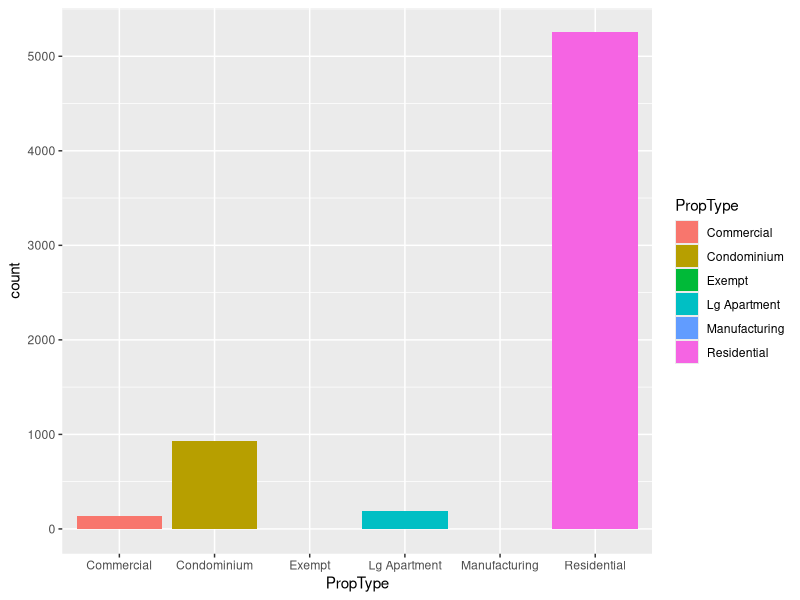
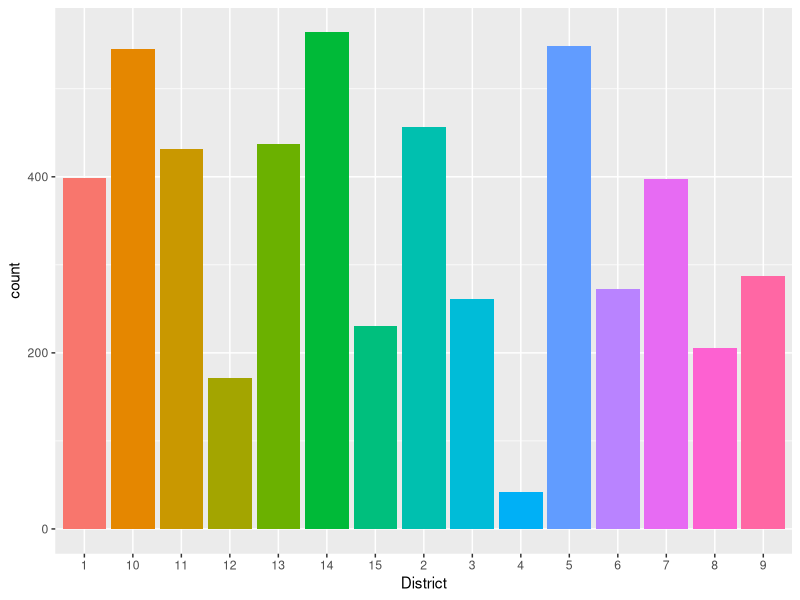
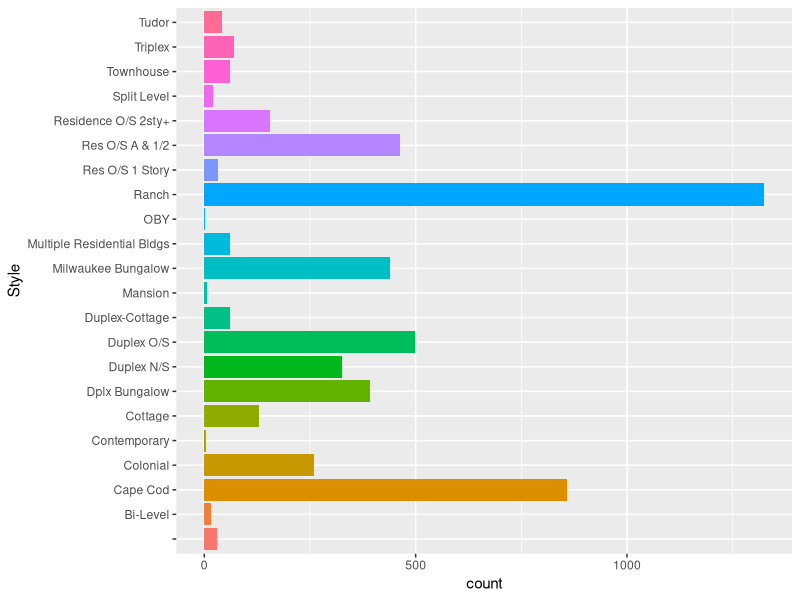
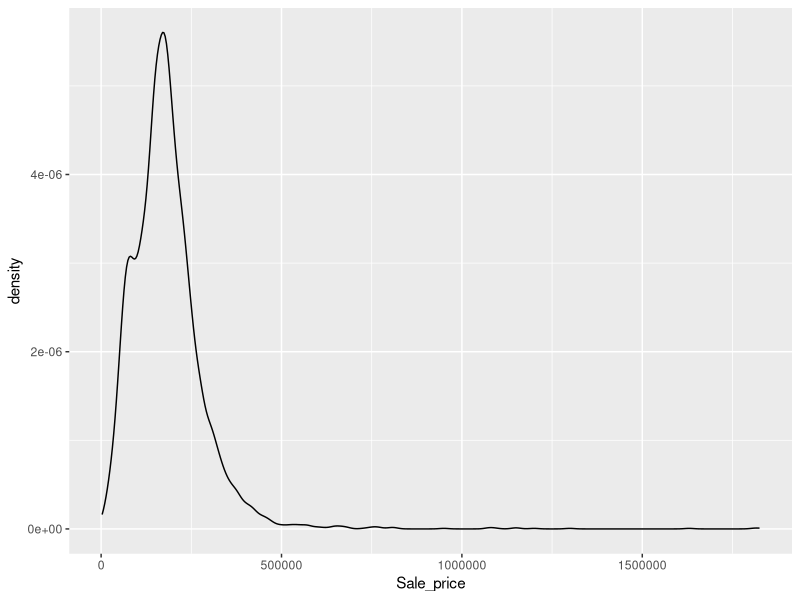
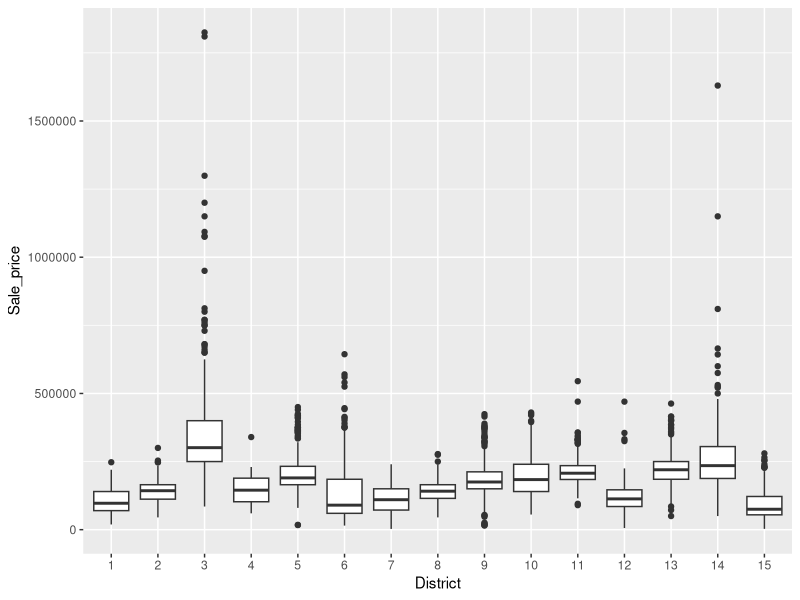
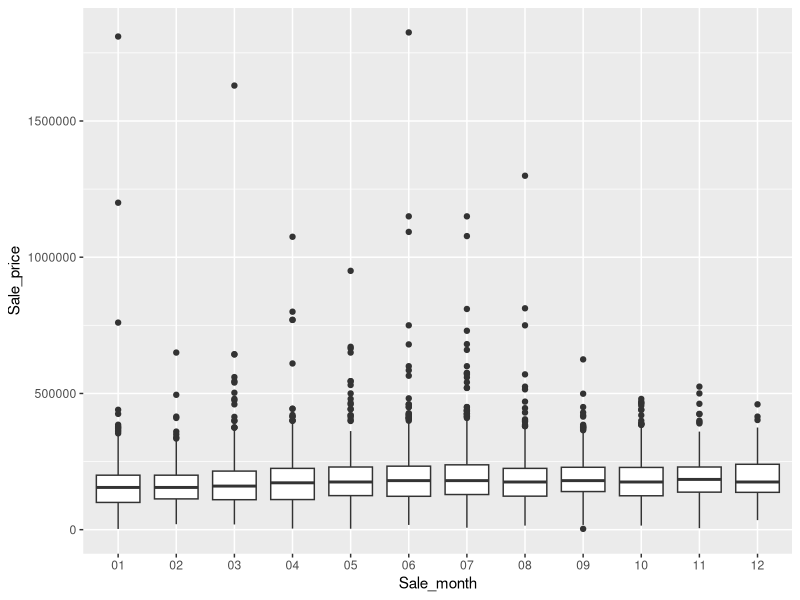
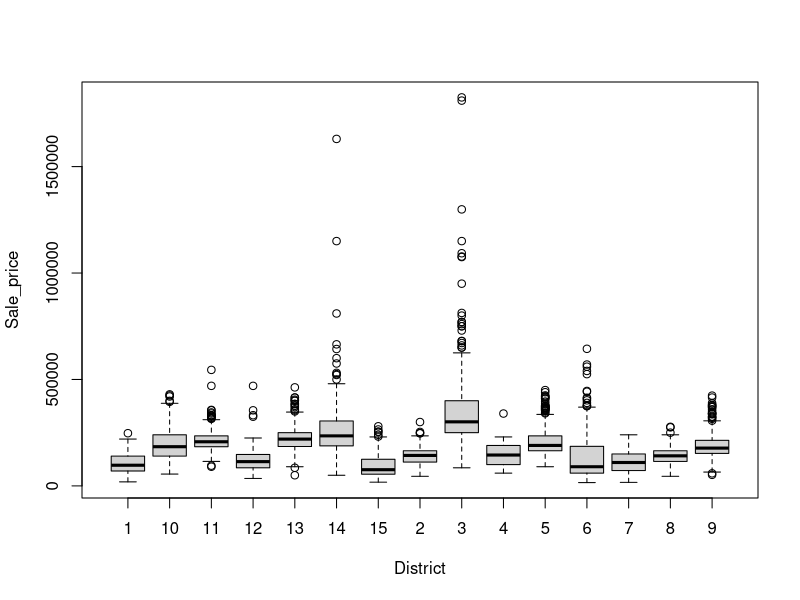
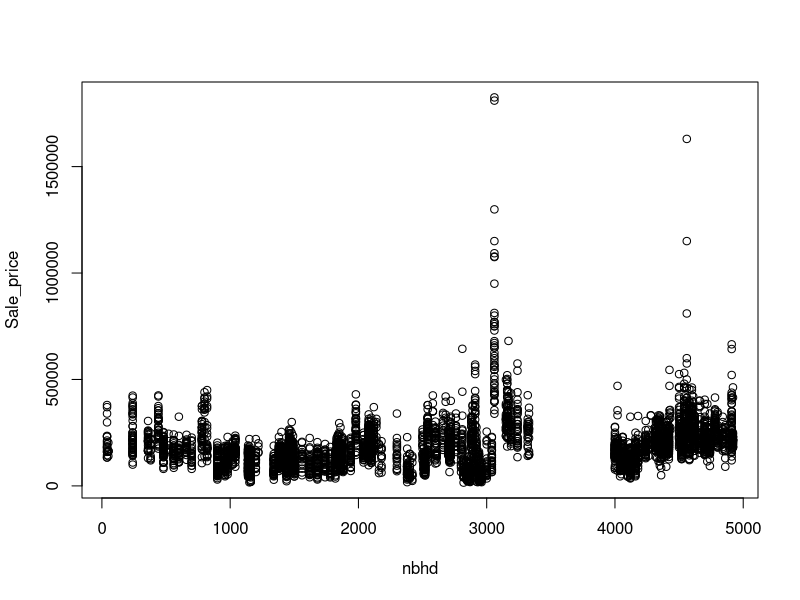

The R source for these figures, in order:
## ---- chunk 1
housing = read.csv("armslengthsales_2021_valid.csv")
summary(housing)
## ---- chunk 2
#removed propertyID, taxkey, and address since it is not relevant to the analysis
housing$PropertyID = NULL
housing$taxkey = NULL
housing$Address = NULL
## ---- chunk 3
table(housing$PropType)
## ---- chunk 4
library(ggplot2)
ggplot(housing, aes(x=PropType, fill=PropType)) + geom_bar()
## ---- chunk 5
library(dplyr)
housing2 = filter(housing, PropType == "Residential")
housing2 = subset(housing2, select = -CondoProject)
## ---- chunk 6
ggplot(housing2, aes(District, fill=District)) +geom_bar()+theme(legend.position="none")
## ---- chunk 7
ggplot(housing2, aes(Style, fill=Style)) + geom_bar(stat="count") + coord_flip()+theme(legend.position = "none")
## ---- chunk 8
table(housing2$Rooms)
table(housing2$Stories)
table(housing2$Bdrms)

## ---- chunk 9
housing2$Rooms = as.integer(housing2$Rooms)
housing2$Stories = as.integer(housing2$Stories)
housing2$Bdrms = as.integer(housing2$Bdrms)
## ---- chunk 10
any(is.na(housing2))
## ---- chunk 11
housing2$FinishedSqft = gsub(",", "", housing2$FinishedSqft)
housing2$FinishedSqft = as.integer(housing2$FinishedSqft)
## ---- chunk 12
housing2$Lotsize = gsub(",", "", housing2$Lotsize)
housing2$Lotsize = as.integer(housing2$Lotsize)
## ---- chunk 13
housing2$Sale_price = gsub(",", "", housing2$Sale_price)
## ---- chunk 14
housing2$Sale_price = substring(housing2$Sale_price, 2)
## ---- chunk 15
housing2$Sale_price = as.integer(housing2$Sale_price)
## ---- chunk 16
housing2$Sale_date = format(as.Date(housing2$Sale_date, format = "%m/%d/%Y"), format="%m")
## ---- chunk 17
table(housing2$Sale_date)
## ---- chunk 18
housing2 = housing2 %>% rename(Sale_month = Sale_date)
## ---- chunk 19
housing2$PropType = NULL
## ---- chunk 20
ggplot(housing2, aes(Sale_price))+geom_density()
## ---- chunk 21
ggplot(housing2, aes(x=District, y=Sale_price))+geom_boxplot()+scale_x_discrete(limits=c("1", "2", "3", "4", "5", "6","7", "8", "9", "10", "11", "12", "13", "14", "15"))
## ---- chunk 22
ggplot(housing2, aes(x=Sale_month, y=Sale_price))+geom_boxplot()
## ---- chunk 23
housing2$District = as.factor(housing2$District)
housing2$nbhd = as.integer(housing2$nbhd)
housing2$Style = as.factor(housing2$Style)
housing2$Extwall = as.factor(housing2$Extwall)
housing2$Stories = as.factor(housing2$Stories)
housing2$Year_Built = as.integer(housing2$Year_Built)
housing2 = housing2[housing2$Year_Built != 0, ] #removing years = 0
housing2$Rooms = as.factor(housing2$Rooms)
housing2$Units = as.factor(housing2$Units)
housing2$Bdrms = as.factor(housing2$Bdrms)
housing2$Fbath = as.factor(housing2$Fbath)
housing2$Hbath = as.factor(housing2$Hbath)
housing2$Sale_month = as.factor(housing2$Sale_month)

plot(Sale_price~.,data=housing2)
